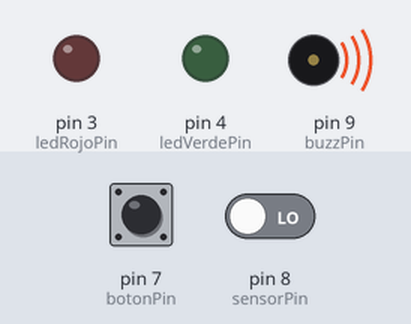
Bench run of a sketch on a simulated Arduino Uno, built with avr-gcc and run on an emulated ATmega328P. Shown: output pins drawn as LEDs (lit = HIGH), buzzer (waves = sounding). Dashed ring = blinking. Inputs (shaded band) come from the test bench; at power-on: pin 7 (botonPin) LOW, pin 8 (sensorPin) LOW.

Above: at 1.6 s.
1.7 s: pin 7 (botonPin) pulled HIGH for 0.15 s
At 2.8 s:
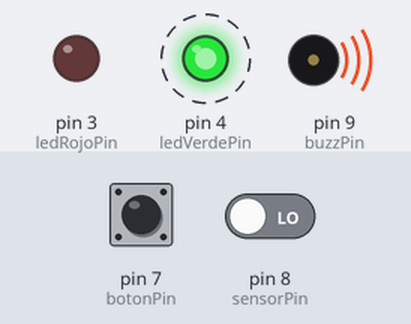
4.8 s: pin 8 (sensorPin) driven HIGH
At 7.4 s:
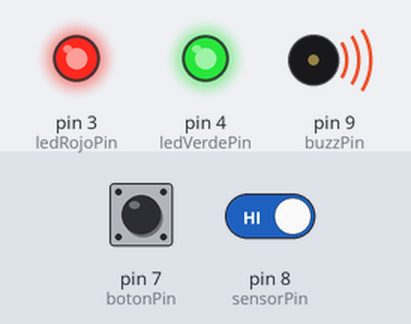
7.8 s: pin 7 (botonPin) pulled HIGH for 1 s
At 9.2 s:
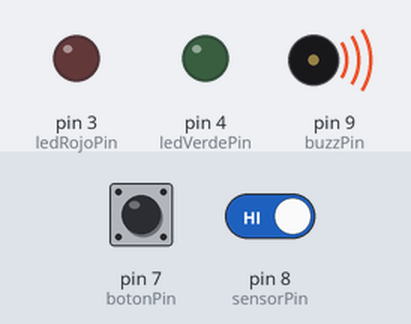
10.3 s: pin 7 (botonPin) pulled HIGH for 3.2 s
At 11.5 s:
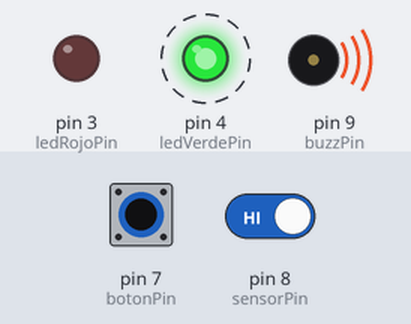
Timing chart, 0 to 16.1 s (numbered marks = the images above; inputs shaded):
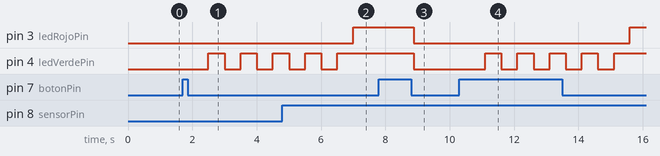

The sketch:

alarma_v8_martin.ino
```cpp
//#include <Wire.h>

void buzz(unsigned char t, int tone = 50);

int botonPin = 7;
int sensorPin = 8;
int buzzPin = 9;
int ledRojoPin = 3;
int ledVerdePin = 4;

int alarmaEncendida = LOW;
int botonEstadoActual = LOW;
int botonEstadoAnterior = HIGH;
int sensorEstado;

long tiempo = 0;        // the last time the output pin was toggled
long debounce = 50;   	// the debounce time, increase if the output flickers
long tiempoActivacion = 0;

long intermitenciaLed = 0;

void setup() {
	pinMode(botonPin, INPUT);
	pinMode(ledRojoPin, OUTPUT);
	pinMode(ledVerdePin, OUTPUT);
	pinMode(buzzPin,OUTPUT);
	pinMode(sensorPin, INPUT);
	digitalWrite(ledRojoPin, LOW);
	digitalWrite(ledVerdePin, LOW);
	buzz(500);
	//buzz(200);
	//buzz(200);
	//delay(2000);
}

void loop() {
	botonEstadoActual = digitalRead(botonPin);
	if (botonEstadoActual == HIGH && botonEstadoAnterior == LOW && millis() - tiempo > debounce) {
		if (alarmaEncendida == HIGH) {
			desactivarAlarma();
		}
		else {
			activarAlarma();
		}
		//digitalWrite(ledRojoPin, alarmaEncendida);
		tiempo = millis();
	}
 //tiempoActivacion = millis() - tiempoActivacion;
	if(/*millis() - tiempoActivacion > 5000 &&*/ alarmaEncendida == HIGH) {
	  if(millis() - tiempoActivacion > 5000 ) {
      sensorEstado = digitalRead(sensorPin);
      digitalWrite(ledVerdePin, HIGH);
	  }
    else {
      if(millis() - intermitenciaLed > 500) {
        if(digitalRead(ledVerdePin) == HIGH)
          digitalWrite(ledVerdePin, LOW);
        else
          digitalWrite(ledVerdePin,HIGH);
        intermitenciaLed = millis();
      }
   }
	  //sensorEstado = digitalRead(sensorPin);
	  //digitalWrite(ledVerdePin, HIGH);
	}
	while(alarmaEncendida == HIGH && sensorEstado == HIGH) {
		digitalWrite(ledRojoPin, HIGH);
		buzz(500);
		botonEstadoActual = digitalRead(botonPin);
		if (botonEstadoActual == HIGH  && botonEstadoAnterior == LOW && millis() - tiempo > debounce) {
			desactivarAlarma();
			sensorEstado = LOW;
		}
		botonEstadoAnterior = botonEstadoActual;
	}
	botonEstadoAnterior = botonEstadoActual;
}

void activarAlarma() {
	alarmaEncendida = HIGH;
	buzz(50);
	buzz(50);
	buzz(50);
  intermitenciaLed = millis();
	//digitalWrite(ledVerdePin, HIGH);
	//delay(5000);	//Este delay representa el tiempo que da la alarma antes de activarse y empezar a sonar.
  tiempoActivacion = millis();
}

void desactivarAlarma() {
	alarmaEncendida = LOW;
  delay(100);
	buzz(200,40);
  buzz(200,40);
	digitalWrite(ledVerdePin, LOW);
  digitalWrite(ledRojoPin, LOW);
  //tiempoActivacion = millis();
}

void buzz(unsigned char t, int tone) {
	analogWrite(buzzPin,tone);
	delay(t);
	analogWrite(buzzPin,0);
	delay(t);
}
```

Measured:
- after the input at 1.7 s, pin 4 (ledVerdePin): alternates HIGH for 0.50 s and LOW for 0.50 s, starting after 0.80 s
- after the input at 4.8 s, pin 3 (ledRojoPin): LOW → HIGH after 2.2 s
- after the input at 7.8 s, pin 3 (ledRojoPin), pin 4 (ledVerdePin): HIGH → LOW after 1.1 s
- after the input at 10.3 s, pin 3 (ledRojoPin): LOW → HIGH after 5.3 s; pin 4 (ledVerdePin): alternates HIGH for 0.50 s and LOW for 0.50 s, starting after 0.80 s
